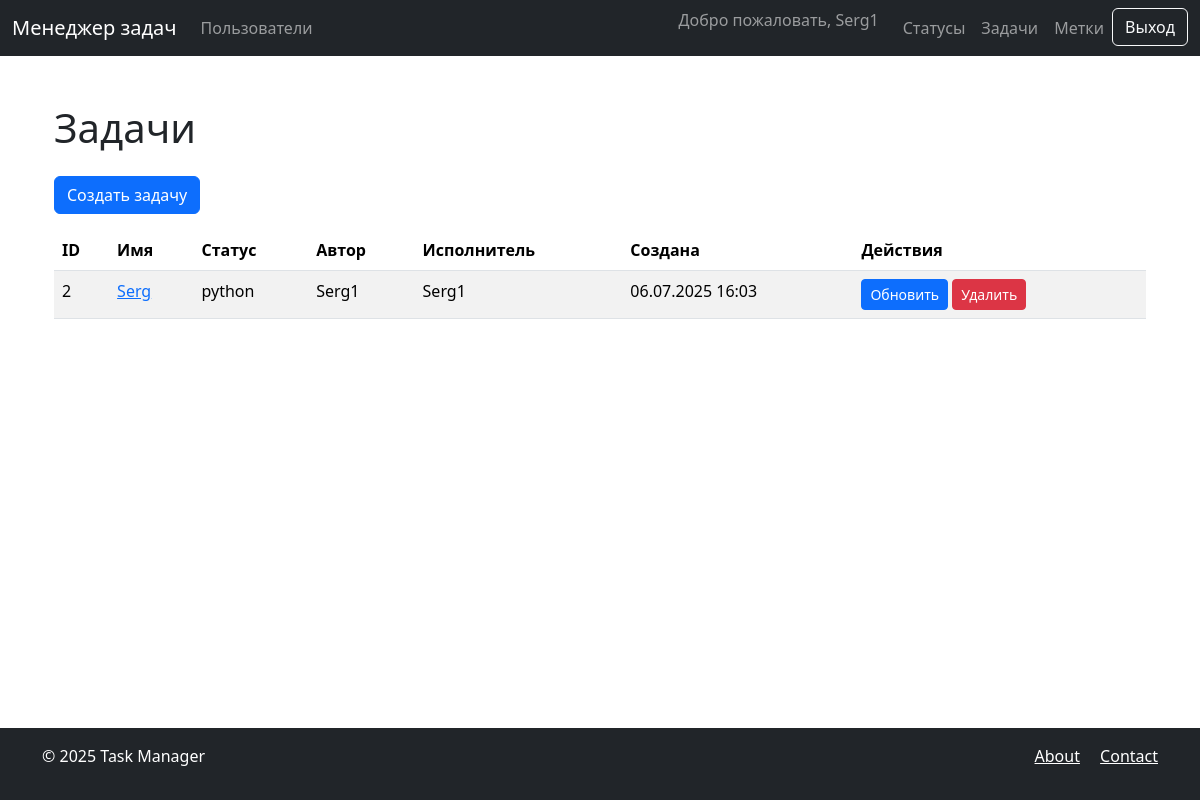
Page /tasks/ (signed in) on the committed database.
### tasks/models.py (models this page shows, shortened)
class Task(models.Model):
    name = models.CharField(
        max_length=100,
        verbose_name=_('Name')
    )
    description = models.TextField(
        blank=True,
        verbose_name=_('Description')
    )
    created_at = models.DateTimeField(
        auto_now_add=True,
        verbose_name=_('Created at')
    )
    author = models.ForeignKey(
        settings.AUTH_USER_MODEL,
        on_delete=models.PROTECT,
        related_name='authored_tasks',
        verbose_name=_('Author')
    )
    executor = models.ForeignKey(
        settings.AUTH_USER_MODEL,
        on_delete=models.PROTECT,
        related_name='assigned_tasks',
        blank=True,
        null=True,
        verbose_name=_('Executor')
    )
    status = models.ForeignKey(
        Status,
        on_delete=models.PROTECT,
        related_name='tasks',
        verbose_name=_('Status')
    )
    labels = models.ManyToManyField(
        'labels.Label',
        related_name='tasks',
        blank=True,
        verbose_name=_('Labels')
    )
    class Meta:
        verbose_name = _('Task')
        verbose_name_plural = _('Tasks')

### statuses/models.py (models this page shows, shortened)
class Status(models.Model):
    name = models.CharField(
        max_length=100,
        unique=True,
        verbose_name=_('Name')
    )
    created_at = models.DateTimeField(
        auto_now_add=True,
        verbose_name=_('Created at')
    )
    class Meta:
        verbose_name = _('Status')
        verbose_name_plural = _('Statuses')

### tasks/views.py (the view)
# urls.py: path('', views.TaskListView.as_view(), name='list'),
class TaskListView(LoginRequiredMixin, ListView):
    model = Task
    template_name = 'tasks/list.html'
    context_object_name = 'tasks'

### task_manager/templates/tasks/list.html
{% extends "base.html" %}
{% load i18n %}
{% block content %}
<div class="container">
    <h1 class="my-4">{% trans "Задачи" %}</h1>
    <a href="{% url 'tasks:create' %}" class="btn btn-primary mb-3">
        {% trans "Создать задачу" %}
    </a>
    <table class="table table-striped">
        <thead>
            <tr>
                <th>ID</th>
                <th>{% trans "Имя" %}</th>
                <th>{% trans "Статус" %}</th>
                <th>{% trans "Автор" %}</th>
                <th>{% trans "Исполнитель" %}</th>
                <th>{% trans "Создана" %}</th>
                <th>{% trans "Действия" %}</th>
            </tr>
        </thead>
        <tbody>
            {% for task in tasks %}
            <tr>
                <td>{{ task.id }}</td>
                <td><a href="{% url 'tasks:detail' task.id %}">{{ task.name }}</a></td>
                <td>{{ task.status.name }}</td>
                <td>{{ task.author.username }}</td>
                <td>{{ task.executor.username|default:"-" }}</td>
                <td>{{ task.created_at|date:"d.m.Y H:i" }}</td>
                <td>
                    <a href="{% url 'tasks:update' task.id %}" class="btn btn-sm btn-primary">
                        {% trans "Обновить" %}
                    </a>
                    <a href="{% url 'tasks:delete' task.id %}" class="btn btn-sm btn-danger">
                        {% trans "Удалить" %}
                    </a>
                </td>
            </tr>
            {% empty %}
            <tr>
                <td colspan="7">{% trans "Нет задач" %}</td>
            </tr>
            {% endfor %}
        </tbody>
    </table>
</div>
{% endblock %}

### task_manager/templates/base.html (shortened to what this page needs)
{% load i18n django_bootstrap5 %}
<!DOCTYPE html>
<html lang="{{ LANGUAGE_CODE }}">
<head>
    {% bootstrap_css %}
</head>
<body class="d-flex flex-column min-vh-100">
    <nav class="navbar navbar-expand-lg navbar-dark bg-dark">
        <div class="container-fluid">
            <a class="navbar-brand" href="/">{% trans "Менеджер задач" %}</a>
            <div class="collapse navbar-collapse" id="navbarNav">
                <ul class="navbar-nav me-auto">
                    <li class="nav-item">
                        <a class="nav-link" href="{% url 'users:users' %}">{% trans "Пользователи" %}</a>
                    </li>
                </ul>
                <ul class="navbar-nav">
                    {% if user.is_authenticated %}
                    <li class="nav-item">
                        <span class="navbar-text me-3">{% trans "Добро пожаловать" %}, {{ user.username }}</span>
                    </li>
                    <li class="nav-item">
                        <a class="nav-link" href="{% url 'statuses:list' %}">{% trans "Статусы" %}</a>
                    </li>
                    <li class="nav-item">
                        <a class="nav-link" href="{% url 'tasks:list' %}">{% trans "Задачи" %}</a>
                    </li>
                    <li class="nav-item">
                        <a class="nav-link" href="{% url 'labels:list' %}">{% trans "Метки" %}</a>
                    </li>
                    <li class="nav-item">
                        <form action="{% url 'logout' %}" method="post">
                            <button type="submit" class="btn btn-outline-light">{% trans "Выход" %}</button>
                        </form>
                    </li>
                    {% endif %}
                </ul>
            </div>
        </div>
    </nav>
    <main class="container my-4 flex-grow-1">
        {% block content %}{% endblock %}
    </main>
    <footer class="bg-dark text-white py-3 mt-auto">
        <div class="container">
            <div class="row">
                <div class="col-md-6">
                    <p>&copy; {% now "Y" %} {% trans "Task Manager" %}</p>
                </div>
                <div class="col-md-6 text-md-end">
                    <a href="#" class="text-white me-3">{% trans "About" %}</a>
                    <a href="#" class="text-white">{% trans "Contact" %}</a>
                </div>
            </div>
        </div>
    </footer>
</body>
</html>

### rows in the picture
Task: id "2", name "Serg", status.name "python", author.username "Serg1", executor.username "Serg1", created_at "06.07.2025 16:03"

### other values in the picture
{{ user.username }} "Serg1"
